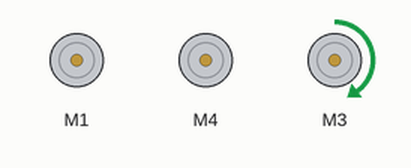
This sketch was run on a simulated Arduino Uno, built with avr-gcc and run on an emulated ATmega328P. On the bench: 3 × DC motor (green arrow = forward, orange = backward, longer = faster). What the sketch prints to the serial monitor is not drawn.

Above: at 0.1 s.
Timing chart, 0 to 1.6 s (numbered marks = the images above):
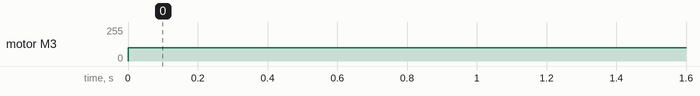

Measured:
- by itself, motor M3: stopped → forward 100/255 at 0.00 s

The sketch:

AdafruitSerialMotorControl.ino
```cpp
#include <Wire.h>
#include <Adafruit_MotorShield.h>
#include "utility/Adafruit_PWMServoDriver.h"

//Variables

char Incoming = 0; 	//Used to store the incoming character from the serial port
String IncDat;	//Used to store the incoming data from the serial port as a string

byte LeftDirection;
byte RightDirection;

long RightSpeed = 0;
long LeftSpeed = 0;
long leftdir = 0;
long righdir = 0;

String RSpeed =String("");
String LSpeed;
String RDirection;
String LDirection;


//Motor Shield

Adafruit_MotorShield AFMS = Adafruit_MotorShield();
Adafruit_DCMotor *LEFT = AFMS.getMotor(1); 	//Left Drive
Adafruit_DCMotor *RIGHT = AFMS.getMotor(4);	//Right Drive
Adafruit_DCMotor *DISPENSE = AFMS.getMotor(3); 	//Domino Motor


void setup()
{
	AFMS.begin();	//Start motor shield
	Serial.begin(9600);	 //Open serial port

	IncDat.reserve(200); //Reserve 200 bytes for the incoming serial data


	LEFT->setSpeed(150); //Start both motors
	LEFT->run(FORWARD);
	LEFT->run(RELEASE);

	RIGHT->setSpeed(150);
	RIGHT->run(FORWARD);
	RIGHT->run(RELEASE);

	DISPENSE->setSpeed(150);
	DISPENSE->run(FORWARD);
	DISPENSE->run(RELEASE);

	Serial.println("1500"); //Indicates to python that the Arduino is ready
							//Windows Only?
	DISPENSE->setSpeed(100);
	DISPENSE->run(FORWARD);
}

void loop()
{
	if (Serial.available())
	{
		while (Serial.available())
		{
			Incoming=Serial.read();

			if (Incoming==char(003))
			{
				RSpeed=IncDat.substring(0,3);
				LSpeed =IncDat.substring(3,6);
				RDirection =IncDat.substring(6,7);
				LDirection = IncDat.substring(7,8);
				IncDat=""; //Clear IncDat for next serial transmission
			}
			else
			{
				IncDat += Incoming; //Append most recent character to IncDat string
			}
		}
	}
	//Convert separated string to long with string.toInt
	 RightSpeed=RSpeed.toInt();
	 LeftSpeed= LSpeed.toInt();
	 leftdir=LDirection.toInt();
	 righdir=RDirection.toInt();

	//Convert leftdir and righdir (Left and Right directional info) to bytes. Req'd for adafruit library

	LeftDirection=leftdir;
	RightDirection=righdir;

	RunMotors(RightSpeed,LeftSpeed,RightDirection,LeftDirection);
}


void RunMotors(int rs, int ls, byte rd, byte ld) //Run two drive motors
{
	LEFT->setSpeed(rs);
	LEFT->run(rd);
	RIGHT->setSpeed(ls);
	RIGHT->run(ld);
}
//Look into serialEvent
//Would it make more sense to have serial checking in the void_loop
//or would it make more sense to have it occur at the end of the void loop
//if serial data is detected? Will there be a difference?
```
